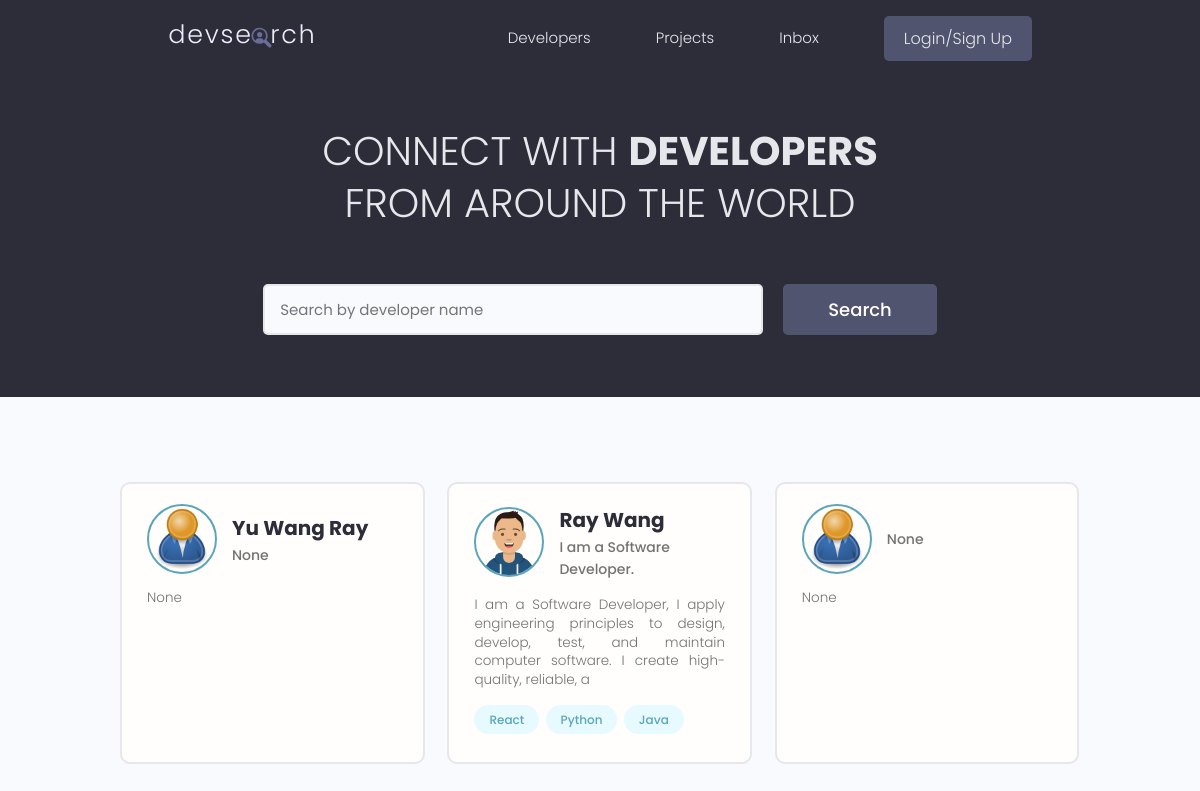
The app's page /, older data.
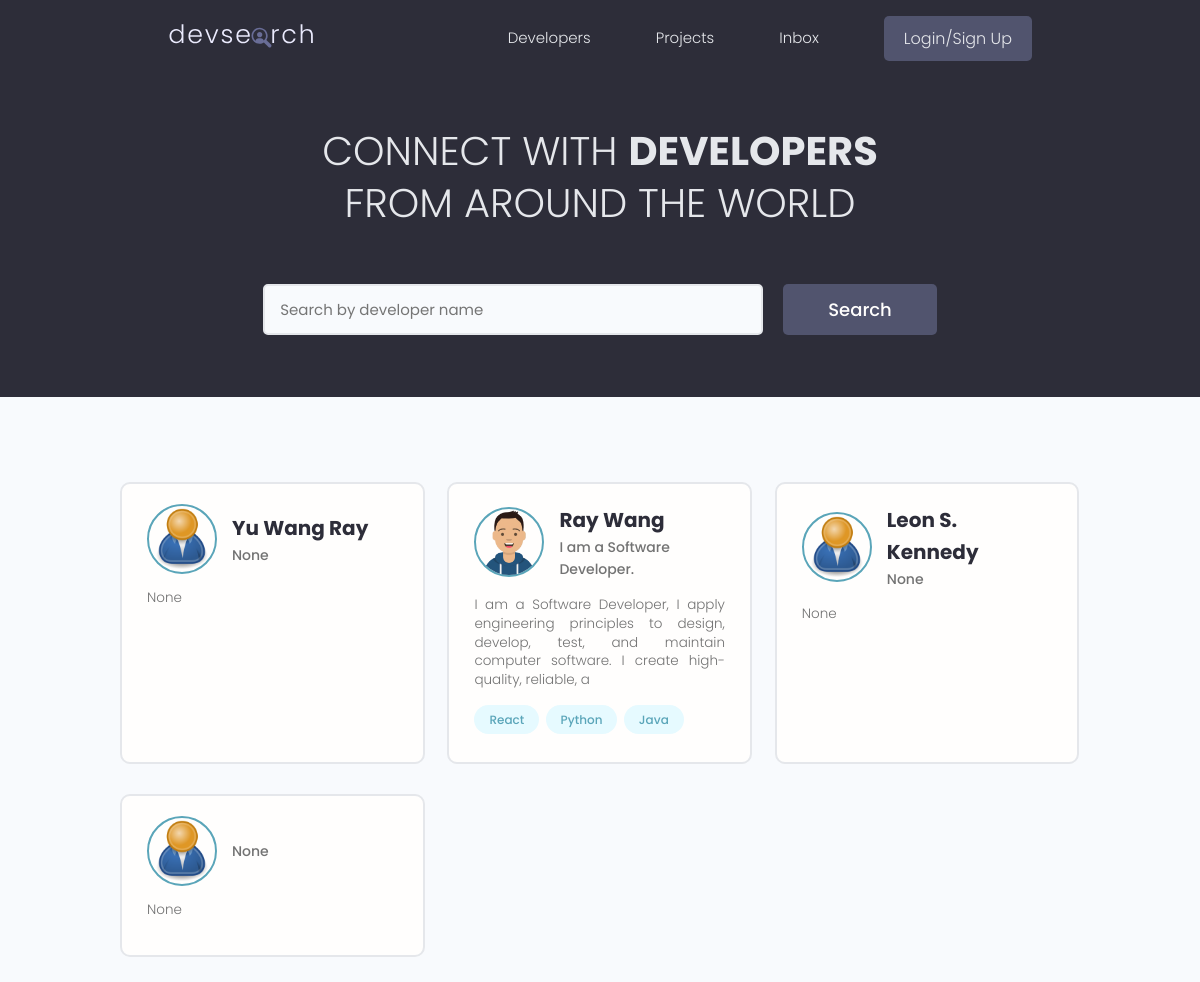
The same page, newer data.
### users/models.py (models this page shows, shortened)
class Profile(models.Model):
    user = models.OneToOneField(User, on_delete=models.CASCADE, null=True, blank=True)
    name = models.CharField(max_length=200, null=True, blank=True)
    email = models.EmailField(max_length=500, blank=True, null=True)
    username = models.CharField(max_length=200, null=True, blank=True)
    location = models.CharField(max_length=200, null=True, blank=True)
    short_intro = models.TextField(blank=True, null=True)
    bio = models.TextField(blank=True, null=True)
    profile_image = models.ImageField(null=True, blank=True, upload_to='profiles/', default='profiles/user-default.png')
    social_github = models.CharField(max_length=200, null=True, blank=True)
    social_twitter = models.CharField(max_length=200, null=True, blank=True)
    social_linkedin = models.CharField(max_length=200, null=True, blank=True)
    social_website = models.CharField(max_length=200, null=True, blank=True)
    created = models.DateTimeField(auto_now_add=True)
    id = models.UUIDField(default=uuid.uuid4, unique=True, primary_key=True, editable=False)

class Skill(models.Model):
    owner = models.ForeignKey(Profile, on_delete=models.CASCADE, null=True, blank=True)
    name = models.CharField(max_length=200, blank=True, null=True)
    description = models.TextField(blank=True, null=True)
    created = models.DateTimeField(auto_now_add=True)
    id = models.UUIDField(default=uuid.uuid4, unique=True, primary_key=True, editable=False)
    def __str__(self):
        return str(self.name)

### users/views.py (the view)
# urls.py: path('', views.profiles, name='profiles'),
def profiles(request):
    profiles, search_query = searchProfiles(request)
    context = {'profiles': profiles, 'search_query': search_query}
    return render(request, 'users/profiles.html', context)

### users/utils.py (called while the page is built)
def searchProfiles(request):
    search_query = ''
    if request.GET.get('search_query'):
        search_query = request.GET.get('search_query')
    skills = Skill.objects.filter(name__icontains=search_query)
    profiles = Profile.objects.distinct().filter(
                                    Q(name__icontains=search_query) |
                                    Q(short_intro__icontains=search_query) |
                                    Q(skill__in=skills)
                                       )
    return profiles, search_query

### users/templates/users/profiles.html (shortened to what this page needs)
{% extends 'main.html' %}
    {% block content %}
    <main class="home">
        <section class="hero-section text-center">
        <div class="container container--narrow">
            <div class="hero-section__box">
            <h2>CONNECT WITH <span>DEVELOPERS</span></h2>
            <h2>FROM AROUND THE WORLD</h2>
            </div>
            <div class="hero-section__search">
            <form class="form" action="{% url 'profiles' %}" method="get">
                <div class="form__field">
                <input class="input input--text" id="formInput#search" type="text" name="search_query" value="{{search_query}}"
                    placeholder="Search by developer name" />
                </div>
                <input class="btn btn--sub btn--lg" type="submit" value="Search" />
            </form>
            </div>
        </div>
        </section>
        <section class="devlist">
        <div class="container">
            <div class="grid grid--three">
                {% for profile in profiles %}
            <div class="column card">
                <div class="dev">
                <a href="{% url 'user-profile' profile.id %}" class="card__body">
                    <div class="dev__profile">
                    <img class="avatar avatar--md" src="{{profile.profile_image.url}}" alt="image" />
                    <div class="dev__meta">
                        <h3>{{profile.name}}</h3>
                        <h5>{{profile.short_intro|slice:"150"}}</h5>
                    </div>
                    </div>
                    <p class="dev__info">
                    {{profile.bio|slice:"150"}}
                    </p>
                    <div class="dev__skills">
                        {% for skill in profile.skill_set.all|slice:"5" %}
                    <span class="tag tag--pill tag--main">
                        <small>{{skill}}</small>
                    </span>
                    {% endfor %}
                    </div>
                </a>
                </div>
            </div>
                {% endfor %}
            </div>
        </div>
        </section>
    </main>
    {% endblock %}

Row changes from the older to the newer data that the page shows:
added Profile: profile_image (placeholder picture), name "Leon S. Kennedy", short_intro "None", bio "None"
